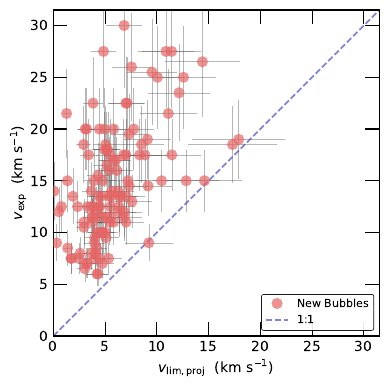

Source code (Python):
#!/usr/bin/env python3
# -*- coding: utf-8 -*-
"""
NSF shear-limit projection for M31 bubbles — styled scatter plot
(Fixed red bubble markers; no data-driven coloring.)
"""

from pathlib import Path
import numpy as np
import pandas as pd
from astropy.io import fits
import matplotlib.pyplot as plt
import matplotlib.ticker as mticker
from matplotlib.colors import BoundaryNorm, ListedColormap
from matplotlib.lines import Line2D

# =========================
# User-configurable paths
# =========================
BUBBLE_TABLE_PATH = Path("../code/1113.tab")
ALPHA_FITS_PATH   = Path("../data/alpha-m31-jcomb_modHeader.fits")
MOM0_FITS_PATH    = Path("../data/jcomb_vcube_scaled2_mom0.fits")
RMAP_FITS_PATH    = Path("../data/r-m31-jcomb_modHeader.fits")

# === Optional exports (toggle to emit CSV/TXT summaries) ===
EXPORT_TABLES = False  # set True to write CSV + TXT alongside the PDF
OUT_CSV_PATH      = Path("./vexp_vs_shear_limit_projection_limits.csv")
OUT_SUMMARY_PATH  = Path("./vexp_vs_shear_limit_summary.txt")

# PDF always written (basename = script stem)
OUT_PDF_PATH      = Path("./vexp_vs_shear_limit.pdf")

# =========================
# Constants & geometry
# =========================
V_FLAT_KMS = 220.0
INC_DEG    = 77.0
INC_RAD    = np.deg2rad(INC_DEG)

pc2cm = 3e18
SN_BOUNDS = np.array([0, 1, 2, 4, 6, 8, 10, 20, 40, 60, 80, 100, 200], dtype=float)

BUBBLE_MARKER_SIZE = 65
BUBBLE_MARKER = "o"
BUBBLE_BASE_FACE_COLOR = (0.9, 0.4, 0.4)
BUBBLE_FACE_ALPHA = 0.7
BUBBLE_EDGE_LW = 0.0
BUBBLE_LABEL = "New Bubbles"

ONE_TO_ONE_COLOR = (0.4, 0.4, 0.8, 0.8)
ONE_TO_ONE_LW = 1.2
ONE_TO_ONE_LS = "--"
ONE_TO_ONE_LABEL = "1:1"

LEGEND_LOC = "lower right"
LEGEND_FONTSIZE = 8
LEGEND_FRAME = True
LEGEND_FRAMEALPHA = 0.9
LEGEND_EDGE_COLOR = "black"
LEGEND_EDGE_LW = 0.5

# =========================
# Helpers
# =========================
def get_fits_at_pix(fits_file, x_pix, y_pix):
    data = fits.getdata(fits_file)
    x_pix = np.asarray(x_pix).astype(int)
    y_pix = np.asarray(y_pix).astype(int)
    vals = np.full(len(x_pix), np.nan, dtype=float)
    ok = (x_pix >= 0) & (x_pix < data.shape[1]) & (y_pix >= 0) & (y_pix < data.shape[0])
    vals[ok] = data[y_pix[ok], x_pix[ok]]
    return vals


def read_bubble_table(path: Path) -> pd.DataFrame:
    try:
        return pd.read_csv(path, sep=r"\s+", engine="python", comment="#")
    except Exception:
        return pd.read_csv(path)

# =========================
# Load inputs
# =========================
df = read_bubble_table(BUBBLE_TABLE_PATH)

required_base = ["id", "ra_pix", "dec_pix", "radius_pc", "r_kpc", "expansion_vel"]
missing = [c for c in required_base if c not in df.columns]
if missing:
    raise ValueError(f"Missing required columns in bubble table: {missing}")

x_pix = df["ra_pix"].astype(int).values
y_pix = df["dec_pix"].astype(int).values

# α: in-plane azimuth angle map (deg)
alpha_deg = get_fits_at_pix(ALPHA_FITS_PATH, x_pix, y_pix)
alpha_rad = np.deg2rad(alpha_deg)

# Bubble & radius geometry
r_bub_kpc = df["radius_pc"].astype(float).values / 1000.0
R_kpc     = df["r_kpc"].astype(float).values
v_obs     = df["expansion_vel"].astype(float).values

# Projected shear limit
with np.errstate(divide="ignore", invalid="ignore"):
    proj_fac   = np.sin(INC_RAD) * np.abs(np.cos(alpha_rad))
    v_lim_proj = (V_FLAT_KMS / R_kpc) * r_bub_kpc * proj_fac

bad = ~np.isfinite(v_lim_proj)
v_lim_proj[bad] = np.nan

viol_mask = (v_obs > v_lim_proj) & np.isfinite(v_lim_proj)
n_all     = len(v_obs)
n_valid   = np.count_nonzero(np.isfinite(v_lim_proj))
n_viol    = np.count_nonzero(viol_mask)
pct       = (100.0 * n_viol / n_valid) if n_valid > 0 else np.nan

# n_HI from mom0 + scale height model
mom0_vals = get_fits_at_pix(MOM0_FITS_PATH, x_pix, y_pix)
x_pos_kpc = get_fits_at_pix(RMAP_FITS_PATH, x_pix, y_pix) / 1e3

N_HI = mom0_vals * 1.222e6 / 1.42 / 3600 * 1.823e18
h_pc = 182 + 16 * x_pos_kpc
cosi = np.cos(np.deg2rad(77.0))
n_HI = N_HI / (2 * h_pc * pc2cm / cosi)

# Total SN (仍保留，用于 CSV 和后续分析，但不再作染色)
total_SN = ((df['radius_pc'].values * pc2cm)**3) * np.pi * (4/3) \
           * 0.5 * n_HI * 1.4 * 1.67e-24 * (v_obs * 1e5)**2 / 1e51 * 11/3.

# 旧的 SN colormap 不再用于绘图，但变量保留以免其它地方引用出错
norm_sn  = BoundaryNorm(boundaries=SN_BOUNDS, ncolors=len(SN_BOUNDS)-1)
cmap_sn  = ListedColormap(plt.get_cmap('coolwarm')(np.linspace(0, 1, len(SN_BOUNDS)-1)))

# 输出表
out = df.copy()
out["alpha_deg"]     = alpha_deg
out["bubble_r_kpc"]  = r_bub_kpc
out["proj_factor"]   = proj_fac
out["v_lim_proj"]    = v_lim_proj
out["vexp_gt_vlim"]  = viol_mask
out["n_HI_cm-3"]     = n_HI
out["total_SN"]      = total_SN

# 文本 summary
summary_lines = [
    "NSF projected shear limit with flat RC (V=220 km/s)",
    "Formula: v_lim_proj = (V/R) * r_bub * sin(i) * |cos α|",
    f"i = {INC_DEG:.1f} deg",
    f"Input catalog: {BUBBLE_TABLE_PATH}",
    f"Angle FITS   : {ALPHA_FITS_PATH}",
    f"Valid bubbles (finite v_lim_proj): {n_valid} / {n_all}",
    f"Exceeding projected NSF limit    : {n_viol} / {n_valid} = {pct:.1f}%",
]

if EXPORT_TABLES:
    out.to_csv(OUT_CSV_PATH, index=False)
    OUT_SUMMARY_PATH.write_text("\n".join(summary_lines))

print("\n".join(summary_lines))

# =========================
# Plotting function
# =========================
def plot_vexp_vs_shear(
    xv,
    yv,
    figsize=(3, 3),
    out_path=OUT_PDF_PATH,
):
    """
    xv: v_lim_proj
    yv: v_obs
    """
    plt.rcParams['figure.dpi'] = 75.
    plt.rcParams['savefig.dpi'] = 75.

    plt.clf()
    fig, ax = plt.subplots(1, 1, figsize=figsize)

    # minor tick formatter
    for axis in [ax.yaxis]:
        axis.set_minor_formatter(mticker.ScalarFormatter())
    ax.xaxis.set_minor_formatter(mticker.ScalarFormatter())

    # ticks
    ax.tick_params(axis='both', which='major', direction='in', size=10,
                   bottom=True, top=True, left=True, right=True)
    ax.tick_params(axis='both', which='minor', direction='in', size=6,
                   bottom=True, top=True, left=True, right=True)

    ax.set_xlabel(r"$v_{\rm lim,proj}$  (km s$^{-1}$)")
    ax.set_ylabel(r"$v_{\rm exp}$  (km s$^{-1}$)")
    ax.yaxis.labelpad = 2

    # 误差条：横向 25%，纵向 20%
    xerr = 0.25 * xv
    yerr = 0.20 * yv
    ax.errorbar(
        xv,
        yv,
        xerr=xerr,
        yerr=yerr,
        fmt="none",
        ecolor="0.3",
        elinewidth=0.4,
        capsize=0,
        alpha=0.4,
        zorder=2,
    )

    # Scatter: fixed red markers (match plot/dot_e_vs_turb.py styling; no data-driven coloring)
    ax.scatter(
        xv,
        yv,
        s=BUBBLE_MARKER_SIZE,
        marker=BUBBLE_MARKER,
        facecolors=BUBBLE_BASE_FACE_COLOR,
        edgecolors="none",
        linewidths=BUBBLE_EDGE_LW,
        zorder=3,
        alpha=BUBBLE_FACE_ALPHA,
    )

    # 1:1 线 + 轴范围
    if xv.size and yv.size:
        mx = 1.05 * float(max(np.nanmax(xv), np.nanmax(yv)))
        ax.plot(
            [0, mx],
            [0, mx],
            color=ONE_TO_ONE_COLOR,
            lw=ONE_TO_ONE_LW,
            ls=ONE_TO_ONE_LS,
            zorder=1,
        )
        ax.set_xlim(0, mx)
        ax.set_ylim(0, mx)

    ax.set_aspect("equal", adjustable="box")

    bubble_handle = Line2D(
        [0],
        [0],
        marker=BUBBLE_MARKER,
        linestyle="none",
        markersize=np.sqrt(BUBBLE_MARKER_SIZE),
        markerfacecolor=BUBBLE_BASE_FACE_COLOR,
        markeredgewidth=0.0,
        alpha=BUBBLE_FACE_ALPHA,
        label=BUBBLE_LABEL,
    )
    one_to_one_handle = Line2D(
        [0],
        [0],
        color=ONE_TO_ONE_COLOR,
        lw=ONE_TO_ONE_LW,
        ls=ONE_TO_ONE_LS,
        label=ONE_TO_ONE_LABEL,
    )
    leg = ax.legend(
        handles=[bubble_handle, one_to_one_handle],
        loc=LEGEND_LOC,
        fontsize=LEGEND_FONTSIZE,
        frameon=LEGEND_FRAME,
    )
    if LEGEND_FRAME:
        frame = leg.get_frame()
        frame.set_alpha(LEGEND_FRAMEALPHA)
        frame.set_edgecolor(LEGEND_EDGE_COLOR)
        frame.set_linewidth(LEGEND_EDGE_LW)

    plt.tight_layout()
    fig.savefig(out_path, bbox_inches='tight')
    plt.close(fig)
    print(f"Saved PDF: {out_path}")


# =========================
# 调用示例
# =========================
ok = np.isfinite(v_lim_proj) & np.isfinite(v_obs)
plot_vexp_vs_shear(
    v_lim_proj[ok],
    v_obs[ok],
    figsize=(4.5, 4),
    out_path=OUT_PDF_PATH,
)
